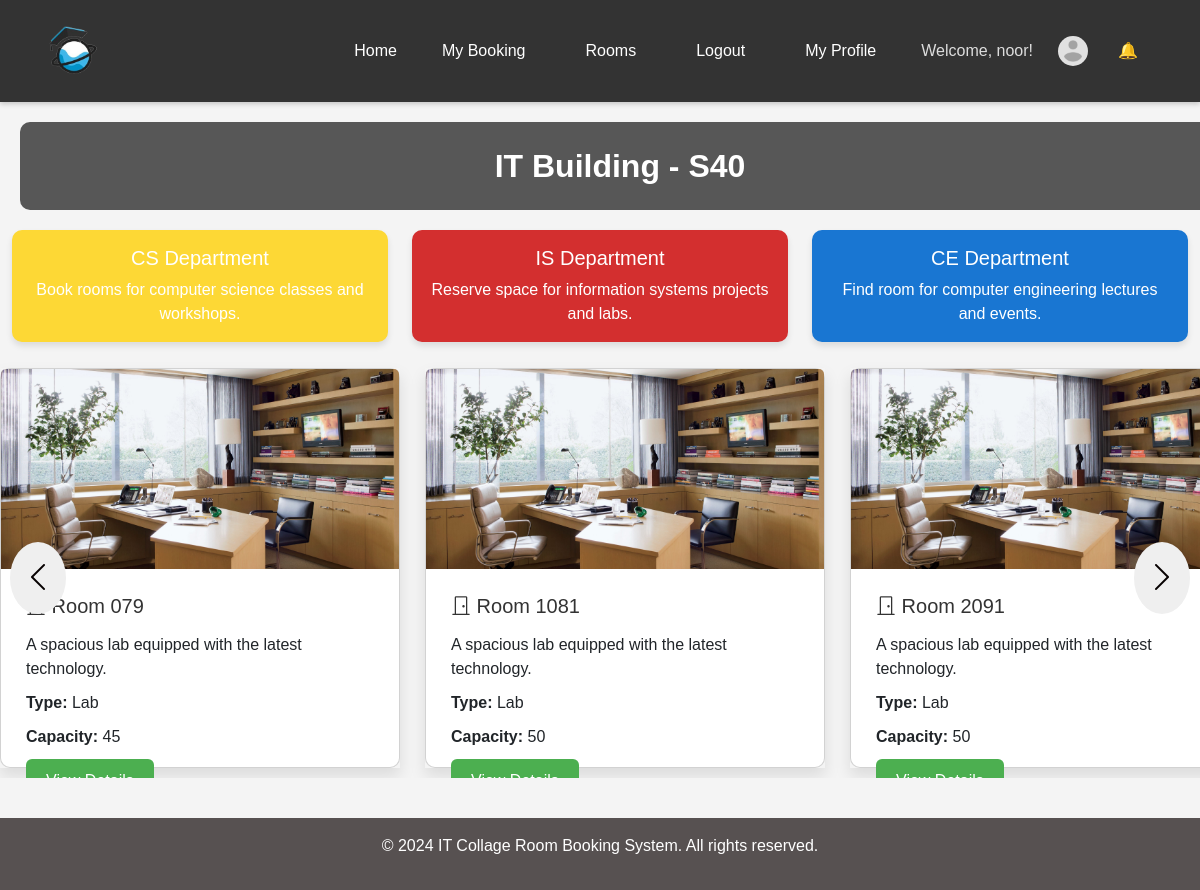
/views/room_browsing.php?department=CE (signed in), run on the app's committed database.
### tables this page shows
CREATE TABLE `users` (
  `user_id` int(11) NOT NULL UNIQUE AUTO_INCREMENT PRIMARY KEY,
  `user_name` varchar(100) NOT NULL,
  `user_email` varchar(150) NOT NULL,
  `user_password` varchar(255) NOT NULL,
  `user_role` enum('Admin','User') NOT NULL DEFAULT 'User'
);

CREATE TABLE `rooms` (
  `room_id` int(11) NOT NULL PRIMARY KEY AUTO_INCREMENT,
  `room_name` varchar(100) NOT NULL,
  `room_type` enum('Lecture','Lab') NOT NULL,
  `building` varchar(100) NOT NULL,
  `floor` int(11) NOT NULL,
  `department` varchar(100) NOT NULL,
  `capacity` int(11) NOT NULL,
  `image1` varchar(255) DEFAULT NULL,
  `image2` varchar(255) DEFAULT NULL,
  `image3` varchar(255) DEFAULT NULL,
  `image4` varchar(255) DEFAULT NULL,
  `image5` varchar(255) DEFAULT NULL,
  `availability_status` enum('Available','Booked') NOT NULL DEFAULT 'Available',
  `description` varchar(255) NOT NULL
);

### views/room_browsing.php (the view, shortened to what this page needs)
<?php
include '../php/db_connection.php';
$departments = ['CS', 'IS', 'CE'];
$selected_department = $_GET['department'] ?? 'CS';
try {
    $query = $conn->prepare("SELECT * FROM rooms WHERE department = :department");
    $query->bindParam(':department', $selected_department, PDO::PARAM_STR);
    $query->execute();
    $rooms = $query->fetchAll(PDO::FETCH_ASSOC);
} catch (PDOException $e) {
    die("Database error: " . $e->getMessage());
}
?>
<!DOCTYPE html>
<html lang="en">
<head>
    <link href="https://cdn.jsdelivr.net/npm/bootstrap@5.3.0/dist/css/bootstrap.min.css" rel="stylesheet">
    <link href="https://cdn.jsdelivr.net/npm/bootstrap-icons/font/bootstrap-icons.css" rel="stylesheet">
    <link rel="stylesheet" href="../css/room_browsing.css">
    <link rel="stylesheet" href="../css/firstask.css">
</head>
<body>
<?php include_once '../php/navbar.php'; ?>
    <div class="row">
<div class="row text-center">
<div class="building-title text-center">IT Building - S40</div>
    <?php foreach ($departments as $department): ?>
        <div class="col-md-4 mb-3">
            <a href="?department=<?php echo htmlspecialchars($department); ?>"
               class="department-card <?php echo strtolower($department) . '-department'; ?> text-decoration-none">
                <div class="p-3 rounded">
                    <h5 class="mb-2"><?php echo htmlspecialchars($department); ?> Department</h5>
                    <p class="mb-0">
                        <?php
                        if ($department === 'CS') {
                            echo 'Book rooms for computer science classes and workshops.';
                        } elseif ($department === 'IS') {
                            echo 'Reserve space for information systems projects and labs.';
                        } else {
                            echo 'Find room for computer engineering lectures and events.';
                        }
                        ?>
                    </p>
                </div>
            </a>
        </div>
    <?php endforeach; ?>
</div>
<div class="col-md-8">
    <div class="room-carousel">
    <button class="carousel-arrow left" onclick="scrollCarousel(-1)">
        <i class="bi bi-chevron-left"></i>
    </button>
        <div class="rooms-container">
            <?php if (!empty($rooms)): ?>
                <?php foreach ($rooms as $room): ?>
                    <div class="room-card-container" onclick="toggleFlip(this)">
                        <div class="room-card">
                            <div class="card front">
                                <img src="../img/<?= htmlspecialchars($room['image1'] ?? 'default_image.jpg') ?>" class="card-img-top" alt="Room Image">
                                <div class="card-body">
                                    <h5 class="card-title">
                                        <i class="room-icon bi bi-door-closed"></i>
                                        <?= htmlspecialchars($room['room_name']) ?>
                                    </h5>
                                    <p class="card-text">
                                        <?= htmlspecialchars($room['description'] ?? 'No description available.') ?>
                                    </p>
                                    <p class="card-text"><strong>Type:</strong> <?= htmlspecialchars($room['room_type']) ?></p>
                                    <p class="card-text">
                                        <strong>Capacity:</strong> <?= htmlspecialchars($room['capacity']) ?>
                                    </p>
                                    <a href="room_details.php?room_id=<?= htmlspecialchars($room['room_id']) ?>" class="btn btn-primary">View Details</a>
                                </div>
                            </div>
                            <div class="card back">
                                <h1>hello</h1>
                            </div>
                        </div>
                    </div>
                <?php endforeach; ?>
            <?php else: ?>
                <div class="col-12">
                    <p class="text-center">No rooms available in this department.</p>
                </div>
            <?php endif; ?>
        </div>
        <button class="carousel-arrow right" onclick="scrollCarousel(1)">
        <i class="bi bi-chevron-right"></i>
    </button>
    </div>
</div>
    <footer class="footer py-3">
        <div class="text-center">
            <p>&copy; 2024 IT Collage Room Booking System. All rights reserved.</p>
        </div>
    </footer>
</body>
</html>

### php/navbar.php (shortened to what this page needs)
<?php
$conn = new mysqli(DB_HOST, DB_USER, DB_PASS, DB_NAME, Port);
$isLoggedIn = isset($_SESSION['user_id']);
$userName = '';
$userRole = '';
if ($isLoggedIn) {
    $userId = $_SESSION['user_id'];
    $query = "SELECT user_name, user_role FROM users WHERE user_id = ?";
    $stmt = $conn->prepare($query);
    $stmt->bind_param('i', $userId);
    $stmt->execute();
    $stmt->bind_result($userName, $userRole);
}
?>
<nav class="navbar">
<div class="container">
        <a class="logo" href="<?php echo BASE_URL; ?>">
            <img src="<?php echo BASE_URL; ?>/img/img.png" alt="Roomzy">
        </a>
    <ul>
        <?php if (!$isLoggedIn): ?>
            <li><a href="<?php echo BASE_URL; ?>/index.php">Home</a></li>
            <li><a href="<?php echo BASE_URL; ?>/views/room_browsing.php">Rooms</a></li>
            <li><a href="<?php echo BASE_URL; ?>/php/login.php">Login</a></li>
            <li><a href="<?php echo BASE_URL; ?>/php/register.php">Register</a></li>
        <?php elseif ($userRole === 'User'): ?>
            <li><a href="<?php echo BASE_URL; ?>/index.php">Home</a></li>
            <li><a href="<?php echo BASE_URL; ?>/php/MyBookings.php">My Booking</a></li>
            <li><a href="<?php echo BASE_URL; ?>/views/room_browsing.php">Rooms</a></li>
            <li><a href="<?php echo BASE_URL; ?>/php/logout.php">Logout</a></li>
            <li><a href="<?php echo BASE_URL; ?>/views/UserProfile.html">My Profile</a></li>
            <li>Welcome, <?php echo htmlspecialchars($userName); ?>!</li>
<?php
   $profileImage = isset($_SESSION['user']['image']) && !empty($_SESSION['user']['image']) ? $_SESSION['user']['image'] : 'img/profile_pic.png';
   ?>
   <img src="<?php echo BASE_URL . '/' . $profileImage; ?>" alt="User Profile Picture" class="user-image">
            <?php
       include "db_connection.php";
       $query = "SELECT COUNT(*) AS total_count FROM notifications WHERE user_id = ? AND is_read = TRUE";
       $stmt = $conn->prepare($query);
       $stmt->execute([$userId]);
       $no = $stmt->fetch(PDO::FETCH_DEFAULT);
       $count = $no['total_count'];
        ?>
            <li>
                <?php
                if ($count !== 0){
                    echo "<a style='color:orange;' href="."/ProjectTeam/php/notifications.php>"."🔔"."</a>";
                }else{
                    echo "<a href="."/ProjectTeam/php/notifications.php>"."🔔 "."</a>";
                }
                ?>
            </li>
        <?php endif; ?>
    </ul>
</nav>

### css/room_browsing.css (style rules this page uses)
.cs-department { background-color: #fdd835; color: white; }
.is-department { background-color: #d32f2f; color: white; }
.ce-department { background-color: #1976d2; color: white; }
.department-card { display: block; width: 100%; text-align: center; border-radius: 10px; transition: transform 0.3s, box-shadow 0.3s; box-shadow: 0px 4px 6px rgba(0, 0, 0, 0.1); }
.building-title { font-size: 2rem; font-weight: bold; padding: 20px; background-color: #575757; color: white; border-radius: 10px; margin: 20px; display: inline-block; }
.row, .room-carousel, .col-md-8 { margin: 0; padding: 0; width: 100%; }
.carousel-arrow { position: absolute; top: 50%; transform: translateY(-50%); border: none; color: rgb(6, 0, 0); font-size: 2rem; padding: 12px; cursor: pointer; z-index: 1000; border-radius: 50%; transition: background-color 0.3s ease; }
.carousel-arrow.left { left: 10px; }
.carousel-arrow.right { right: 10px; }
.room-card-container { perspective: 1000px; flex: 0 0 400px; width: 400px; height: 400px; margin: 10px; scroll-snap-align: start; box-shadow: 0px 8px 15px rgba(0, 0, 0, 0.1); transition: box-shadow 0.3s ease; }
.rooms-container { display: flex; scroll-snap-type: x mandatory; overflow-x: hidden; overflow-y: hidden; width: calc(400px * 3 + 20px * 2); gap: 5px; margin-bottom: 20px; }
.room-carousel { display: flex; align-items: center; overflow: hidden; position: relative; scroll-snap-type: x mandatory; gap: 15px; margin-bottom: 20px; }
.room-card { width: 400px; height: 100%; position: relative; transform-style: preserve-3d; transition: transform 0.6s; margin-bottom: 20px; }
.card.front { backface-visibility: hidden; border-radius: 10px; height: 100%; }
.card.front img { width: 100%; height: 200px; object-fit: cover; }
.card-body { padding: 25px; }
.card-title { font-size: 1.25rem; margin-bottom: 15px; color: #333; }
.card-text { margin-bottom: 10px; }
.btn-primary { background-color: #4CAF50; border: none; padding: 10px 20px; margin-bottom: 20px; }
.card.back { position: absolute; top: 0; left: 0; width: 100%; height: 100%; background-color: #f9f9f9; border-radius: 10px; transform: rotateY(180deg); display: flex; justify-content: center; align-items: center; text-align: center; font-size: 2rem; color: #333; backface-visibility: hidden; }

### css/firstask.css (style rules this page uses)
body { font-family: Arial, sans-serif; background-color: rgb(245, 245, 220); margin: 0; padding: 0; display: flex; flex-direction: column; min-height: 100vh; color: #000; }
footer { background-color: rgb(87, 81, 81); color: white; text-align: center; padding: 10px 0; margin-top: auto; }
body { margin: 0; font-family: Arial, sans-serif; background-color: #f4f4f4; }
.navbar { background-color: #333; padding: 1rem 20px; box-shadow: 0 2px 5px rgba(0, 0, 0, 0.2); display: flex; justify-content: space-between; align-items: center; position: relative; }
.navbar .container { display: flex; justify-content: space-between; align-items: center; width: 100%; max-width: 1200px; margin: 0 auto; }
.navbar .logo { text-decoration: none; display: flex; align-items: center; }
.navbar .logo img { max-height: 50px; width: auto; transition: transform 0.3s ease; }
.navbar ul { list-style: none; margin: 0; padding: 0; display: flex; align-items: center; }
.navbar li { margin: 0 15px; }
.navbar li:first-child { margin-right: auto; }
.navbar a { color: #fff; text-decoration: none; font-size: 16px; padding: 10px 15px; display: inline-block; transition: background-color 0.3s ease, color 0.3s ease; border-radius: 5px; }
.navbar li { color: #ddd; font-size: 16px; }
.user-image { width: 30px; height: 30px; border-radius: 50%; object-fit: cover; margin-left: 10px; }

### data on the page
users: user_name "noor"
rooms: image1 (picture), room_name "Room 079", description "A spacious lab equipped with the latest technology.", room_type "Lab", capacity "45"
rooms: image1 (picture), room_name "Room 1081", description "A spacious lab equipped with the latest technology.", room_type "Lab", capacity "50"
rooms: image1 (picture), room_name "Room 2091", description "A spacious lab equipped with the latest technology.", room_type "Lab", capacity "50"

### other printed values
$department "CS"
$department "IS"
$department "CE"
